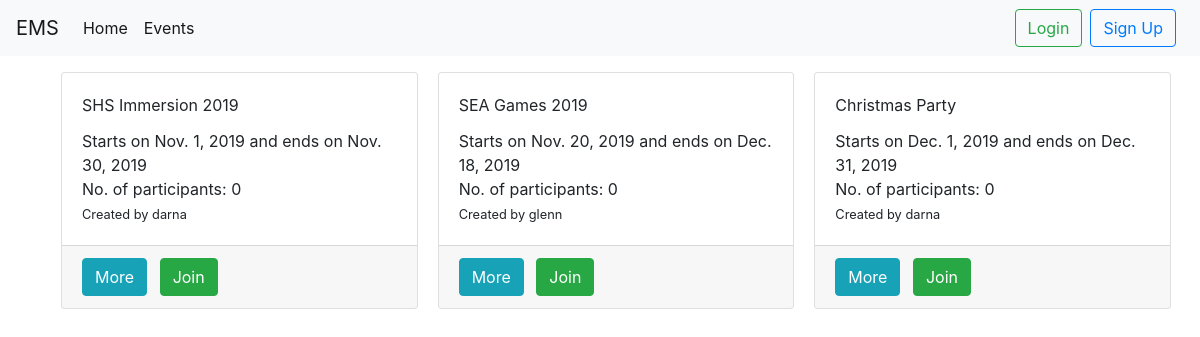
Page /events/ on the earlier database version.
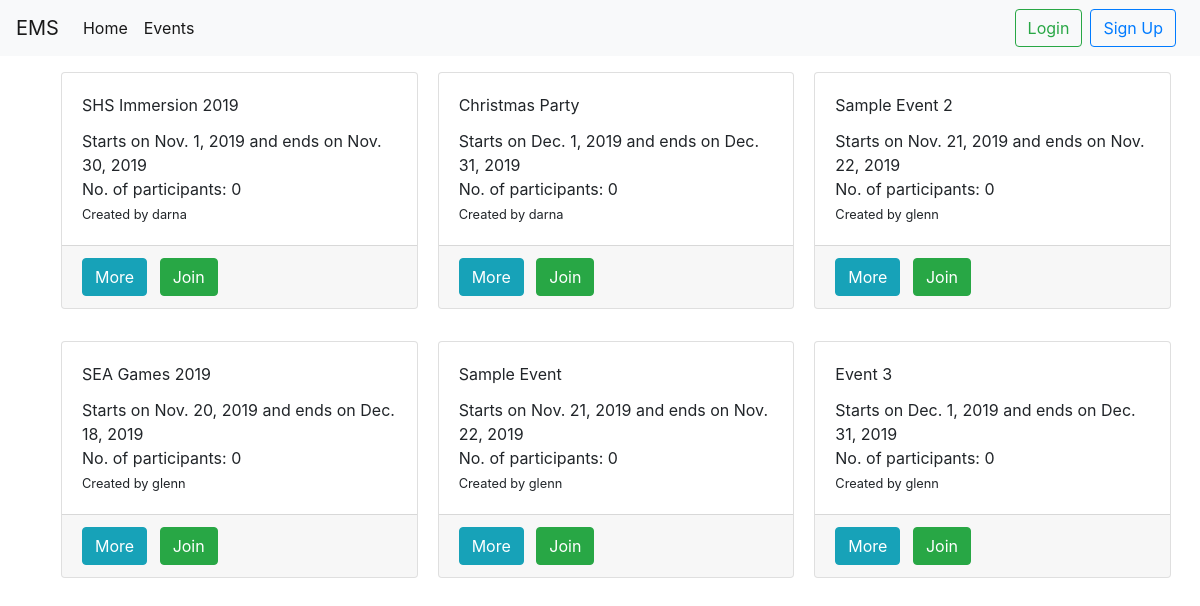
Same page on the later database version.
### events/models.py (models this page shows, shortened)
class Event(models.Model):
   name = models.CharField("Name of Event",
      max_length=150, blank=False, null=False)
   description = models.TextField("Description",
      max_length=2000, blank=True)
   max_slots = models.IntegerField("Max Slots",
      blank=True, null=True)
   date_from = models.DateField("Start Date")
   date_to = models.DateField("End Date")
   time_from = models.TimeField("Start Time")
   time_to = models.TimeField("End Time")
   creator = models.ForeignKey(to = "users.Participant",
      on_delete = models.CASCADE)
   poster = models.ImageField(upload_to=poster_upload_path, blank=True,
      null = True, help_text="Please upload an image with 16:9 resolution")
   def all_participants(self):
      return  [ x[0] for x in self.registration_set.\
         values_list("participant__username")]

### users/models.py (models this page shows)
class Participant(AbstractUser):
   contact_number = models.CharField("Contact Number",
      max_length = 50)
   designation = models.ForeignKey(to = "Designation",
      on_delete = models.SET_NULL, blank = True, null = True)

### events/views.py (the view)
class EventListView(ListView):
   model = Event
   template_name = "events_list.html"

### events/templates/events_list.html (shortened to what this page needs)
{% extends 'base.html' %}
{% block content %}
<div class="card-columns">
   {% for event in object_list %}
   <div class="card m-3">
      <div class="card-body">
         <div class="card-title"> {{ event.name }} </div>
         <div class="card-text">
            Starts on {{ event.date_from }}
            and ends on {{ event.date_to }}
            <br />
            No. of participants: {{ event.all_participants | length }}
         </div>
         <div class="card-text">
            <small>Created by {{ event.creator }}</small>
         </div>
      </div>
      <div class="card-footer">
         <a class="btn btn-info" href="{% url 'event_detail' event.pk %}">More</a>
         {% if user.username in event.all_participants %}
         {% else %}
         <a class="btn btn-success mx-2" href="{% url 'registration_create' event.pk %}">Join</a>
         {% endif %}
      </div>
   </div>
   {% endfor %}
</div>
{% endblock %}

Differences in the rows shown:
added Event: name "Sample Event", date_from "Nov. 21, 2019", date_to "Nov. 22, 2019", all_participants|length "0", creator "glenn", shows "Join"
added Event: name "Sample Event 2", date_from "Nov. 21, 2019", date_to "Nov. 22, 2019", all_participants|length "0", creator "glenn", shows "Join"
added Event: name "Event 3", date_from "Dec. 1, 2019", date_to "Dec. 31, 2019", all_participants|length "0", creator "glenn", shows "Join"
